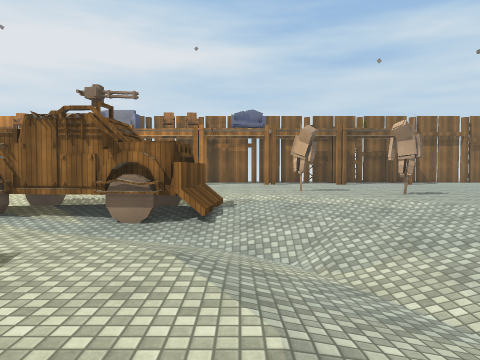
View 1 (above)

24 first-person views from a walk through a Unity game level. The camera is 1.4 m above the floor, tilts 2° down and sees 70° across. The floor is counted in squares, 2 m on a side. Each view is taken from the middle of a square. On the plan, view 1 faces up. The plan holds only what a view shows up to about 11 squares ahead; the rest is blank. The place goes on beyond the plan. The player character is not drawn. Surface patterns are stand-ins for the level's own textures.

View 2
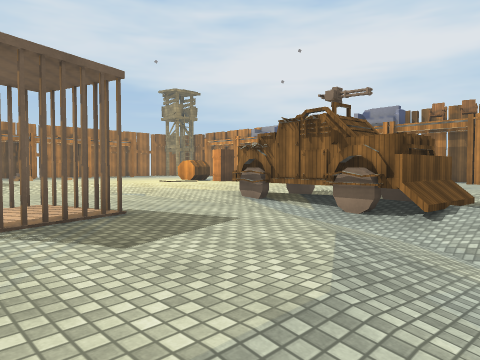

View 3
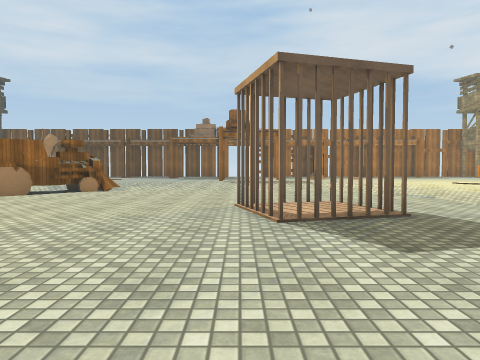

View 4
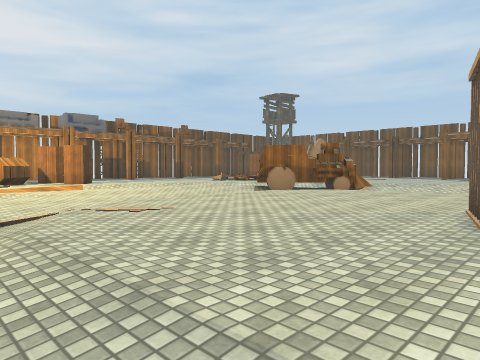

View 5
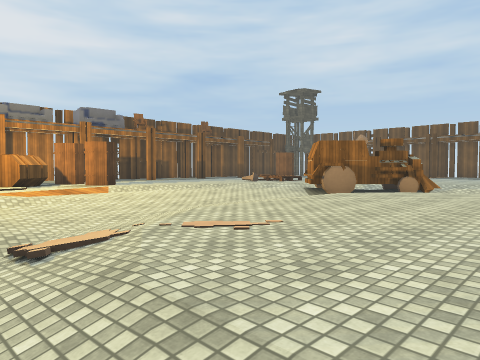

View 6
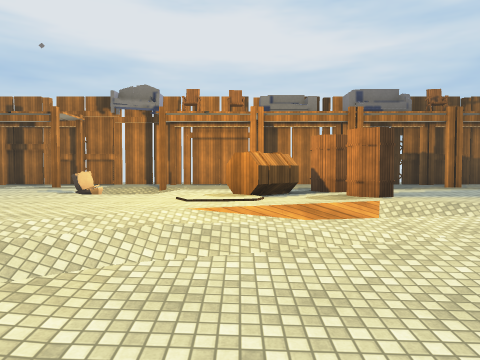

View 7
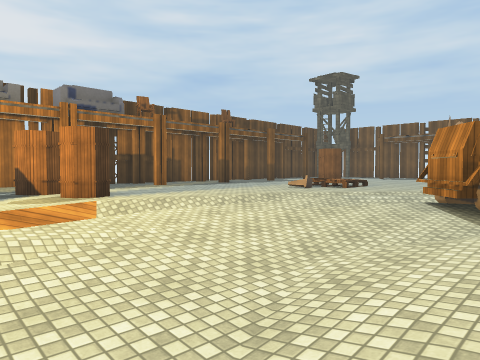

View 8
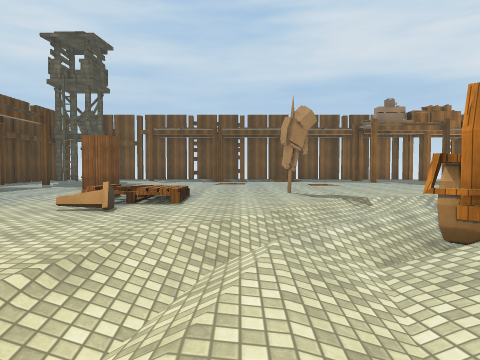

View 9
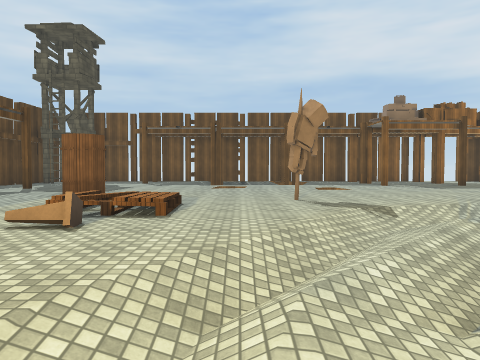

View 10
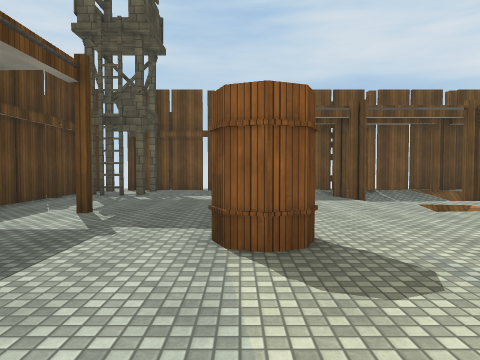

View 11
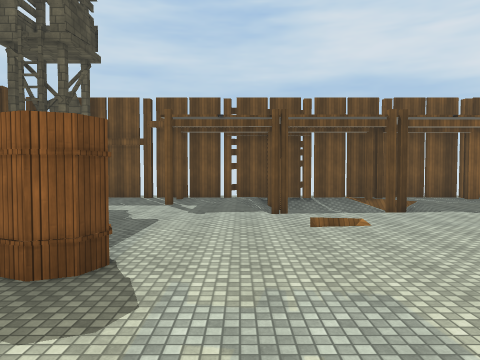

View 12
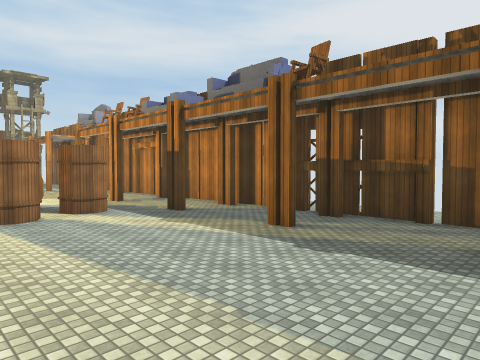

View 13
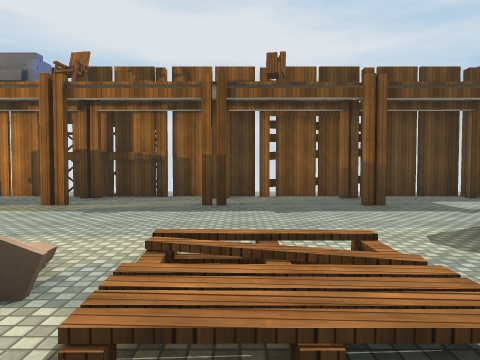

View 14
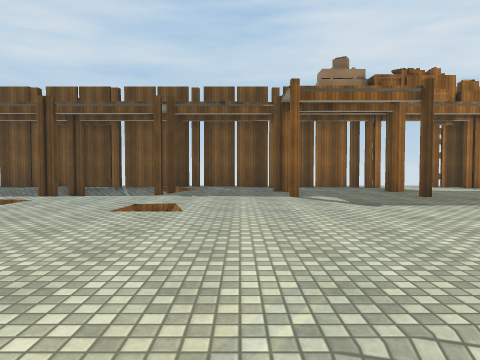

View 15
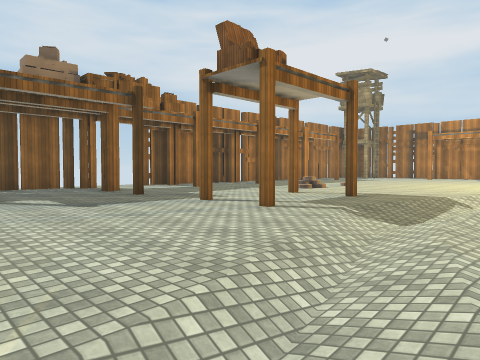

View 16
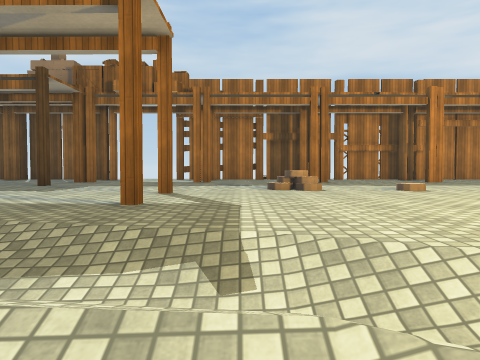

View 17
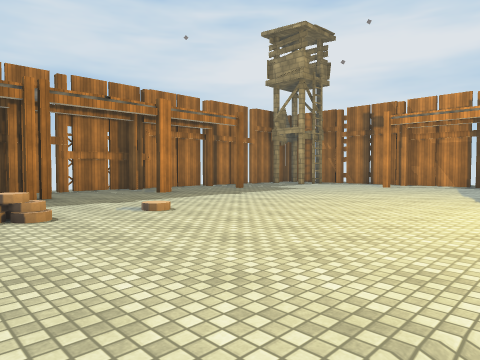

View 18
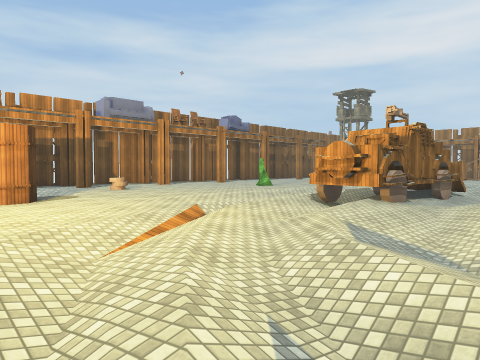

View 19
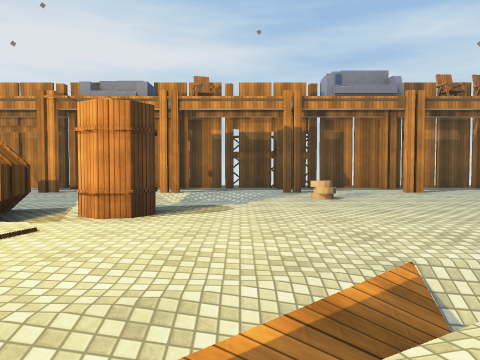

View 20
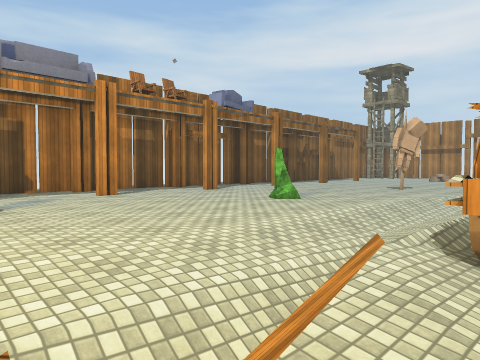

View 21
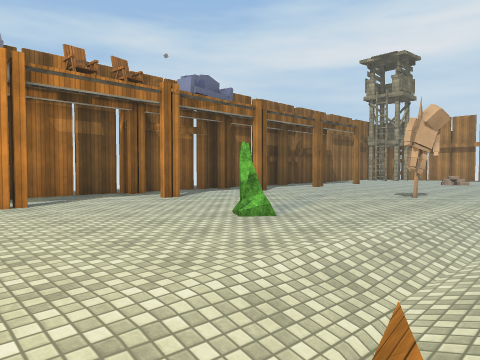

View 22
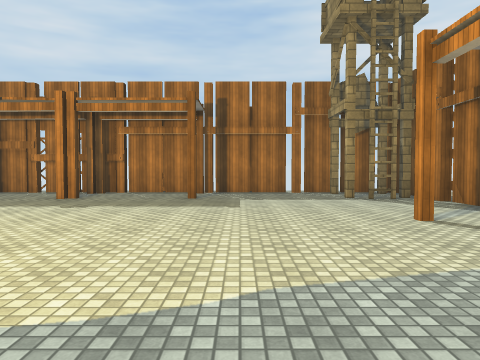

View 23
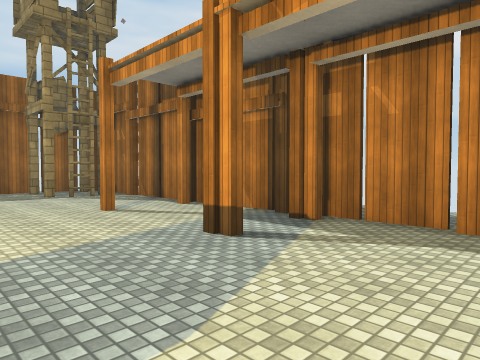

View 24
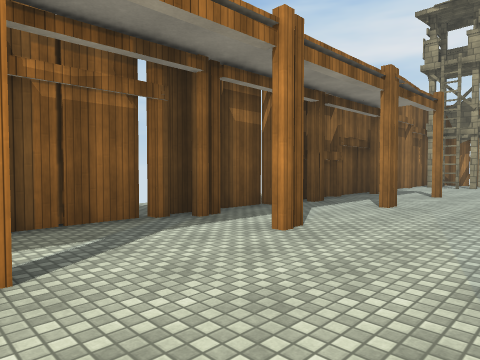

### Floor plan
Key: @ floor where view 1 was taken; # wall or solid block; x gap in a wall; . main floor; - floor 0.25 m lower than the main floor; _ floor 0.5 m lower than the main floor; < floor 0.75 m lower than the main floor; / step, stairs or slope; = window, fence, low wall or low ledge; W wheel; B barrel; T toilet; E tower; O other object.
Columns run from 22 left of view 1 to 7 right of it. Each row starts with its distance up from view 1.
 17 ## ===##########   ###### ####
 16 #.#...#.#.##..#.###.#..#..#..#
 15 #.E...........................
 14 #....#..#..#//#..#..#..#..#...
 13 x........../-/...............
 12 #..........///..............
 11 #.#...... #BB....../O.........
 10 #........ #B......./....O.....
  9 #......... ..././//////...O..
  8 #.#....... ../////W//////....
  7 #......... //////###W#/////.
  6 #..........//////#W#W#/////
  5 #x........////////////////
  4 #..../....////////////////
  3 #........///// /.....////
  2 #.#...#.#//   /..###..///
  1 #........//   /..#.#.../
  0 .........//   ....##..@/
 -1 #.#.#.#..//   ........./
 -2 #........//// /......../
 -3 #........./// /.......//
 -4 #.#.#.....//#W .......//
 -5 #.........//O#  /...///
 -6 #.....-....//W /_/-//_/
 -7 #=///......//-#/////////
 -8 #/  /....O..////////////
 -9 #<  //.......///////////.
-10 #x  /.....//...////////...
-11 #./.......//O.....//......
-12 #.................B.##.....
-13 #x.....BB.........B.##./ T..
-14 #.................BB.../ /..
-15 #.....#..#.....#.....#.#//.#.
-16 #.E..........................
-17 #####.################
-18    #####       ######

Positions as (right, up) in squares from view 1, and headings:
1: (0, 0), facing up
2: (1, 0), facing up-left
3: (1, 0), facing left
4: (1, 1), facing down-left
5: (1, -1), facing down-left
6: (-1, -5), facing down
7: (-1, -5), facing down-left
8: (-5, -9), facing left
9: (-6, -9), facing left
10: (-11, -13), facing left
11: (-11, -11), facing left
12: (-11, -11), facing down-right
13: (-11, -9), facing down
14: (-11, -5), facing left
15: (-11, -5), facing up-left
16: (-11, 3), facing left
17: (-12, 3), facing up-left
18: (-12, 3), facing up-right
19: (-9, 6), facing up
20: (-8, 7), facing up-right
21: (-6, 8), facing up-right
22: (-12, 12), facing left
23: (-11, 12), facing up-left
24: (-2, 12), facing up-right
